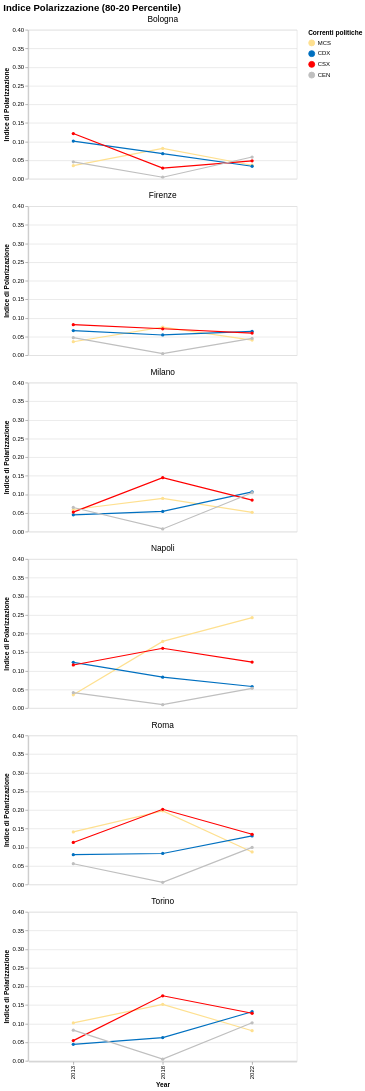

The specification (Vega-Lite) saved for this image:
### Vega-Lite specification from a JSON file in a GitHub repository (floating-point values rounded to 4 significant figures; data arrays with more than 128 entries replaced by an {"elided": "..."} marker saying what was removed)
{"usermeta": {"embedOptions": {"theme": "fivethirtyeight"}}, "config": {"view": {"continuousWidth": 300, "continuousHeight": 300}}, "data": {"name": "data-77a513b2b55df66e79a6eec7d0c5ad66"}, "facet": {"field": "CITY", "header": {"labelFontSize": 14}, "title": null, "type": "nominal"}, "spec": {"mark": {"type": "line", "clip": true, "point": true}, "encoding": {"color": {"field": "CORRENTE_LEGEND", "legend": {"labelExpr": "replace(datum.label, /^_/, '')"}, "scale": {"domain": ["MCS", "CDX", "CSX", "CEN"], "range": ["#fee090", "#0070C0", "#FF0000", "#BFBFBF"]}, "title": "Correnti politiche", "type": "nominal"}, "tooltip": [{"field": "CITY", "title": "Città", "type": "nominal"}, {"field": "variable", "title": "Correnti politiche", "type": "nominal"}, {"field": "YEAR", "title": "Anno", "type": "ordinal"}, {"field": "polar_80_20", "format": ".3f", "title": "Indice Polarizzazione", "type": "quantitative"}], "x": {"field": "YEAR", "title": "Year", "type": "ordinal"}, "y": {"field": "polar_80_20", "scale": {"domain": [0, 0.4]}, "title": "Indice di Polarizzazione", "type": "quantitative"}}, "height": 250, "width": 450}, "columns": 1, "title": {"text": "Indice Polarizzazione (80-20 Percentile)", "fontSize": 16}, "$schema": "https://vega.github.io/schema/vega-lite/v5.20.1.json", "datasets": {"data-77a513b2b55df66e79a6eec7d0c5ad66": {"elided": "216 records"}}}
